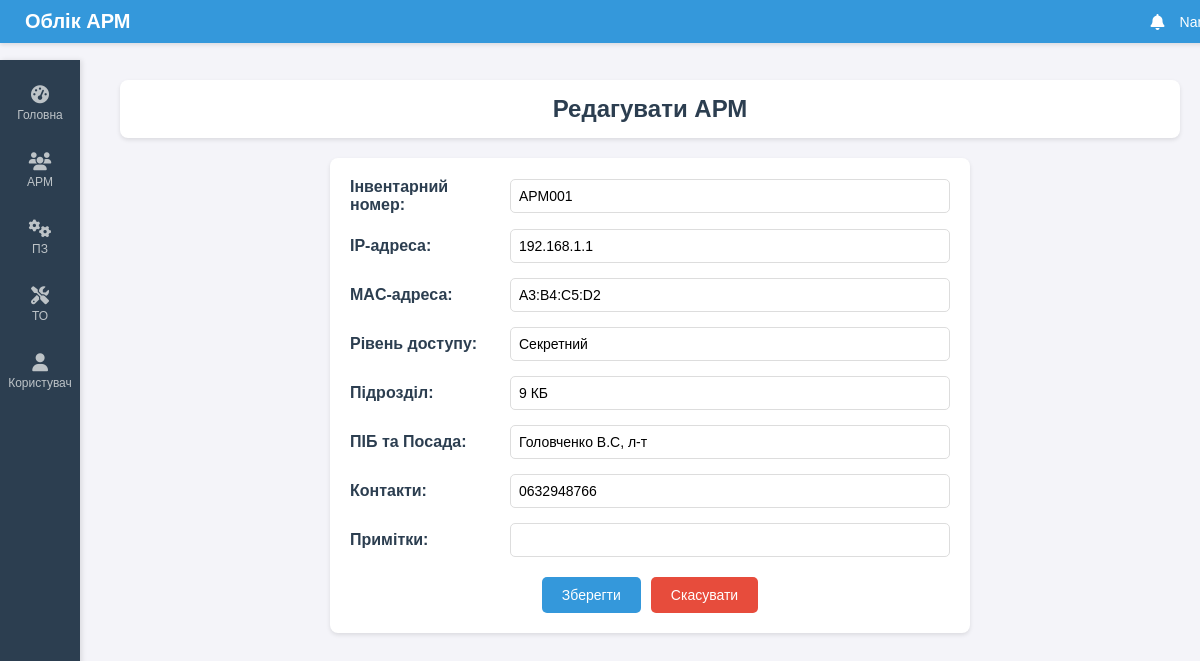
Page /edit/1 on the earlier database version.
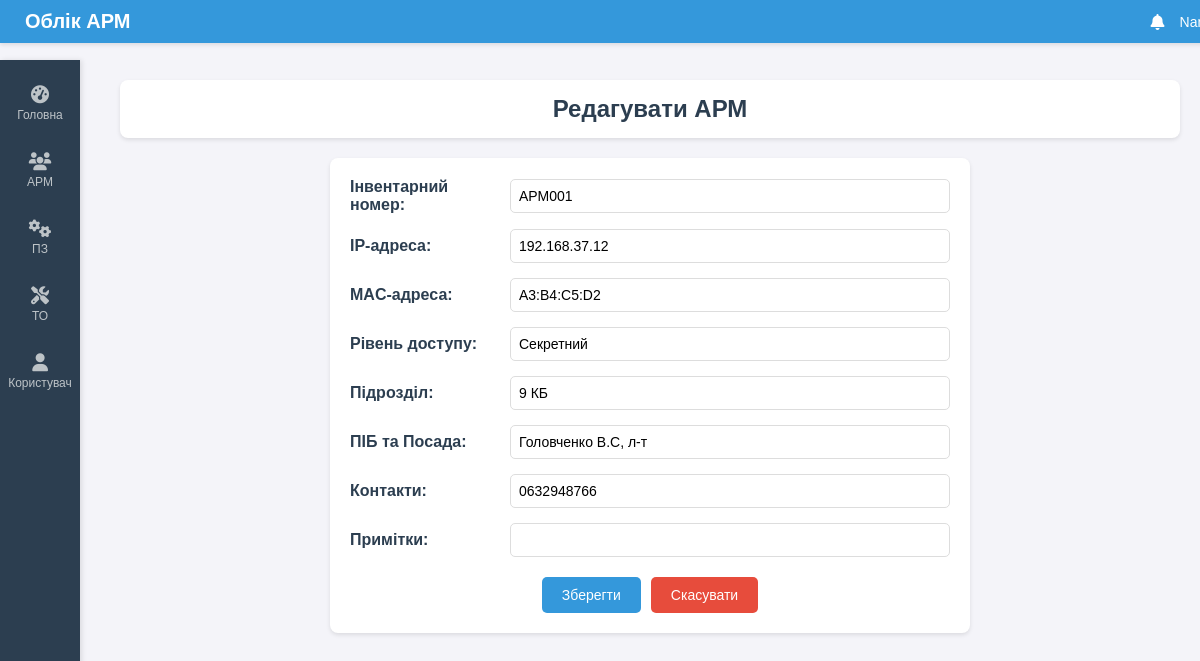
Same page on the later database version.
### tables this page shows
CREATE TABLE workplaces (
            inventory_number TEXT,
            ip_address TEXT,
            mac_address TEXT,
            access_level TEXT,
            unit TEXT,
            person TEXT,
            contacts TEXT,
            notes TEXT,
            location TEXT
        );

### routes.py (the view, shortened to what this page needs)
@main_bp.route('/edit/<int:rowid>', methods=['GET', 'POST'])
def edit_workplace(rowid):
    try:
        workplace = get_workplace_by_id(rowid)
        if not workplace:
            return "АРМ не знайдено", 404
        return render_template('edit.html', workplace=workplace, rowid=rowid)
    except Exception as e:
        return f"Помилка: {e}", 500

### db.py (called while the page is built)
def get_db_connection():
    try:
        conn = sqlite3.connect('workplaces.db')
        conn.row_factory = sqlite3.Row
        return conn
    except sqlite3.Error as e:
        raise Exception(f"Помилка підключення до бази даних: {e}")

def get_workplace_by_id(rowid):
    conn = get_db_connection()
    try:
        cursor = conn.cursor()
        cursor.execute('SELECT * FROM workplaces WHERE rowid = ?', (rowid,))
        return cursor.fetchone()
    except sqlite3.Error as e:
        raise Exception(f"Помилка отримання АРМ за ID {rowid}: {e}")
    finally:
        conn.close()

### templates/edit.html (shortened to what this page needs)
{% extends "base.html" %}
{% block content %}
    <div class="header">
        <h1>Редагувати АРМ</h1>
    </div>
    <div class="form-container">
        <form method="POST" action="/edit/{{ rowid }}">
            <div class="form-group">
                <label for="inventory_number">Інвентарний номер:</label>
                <input type="text" id="inventory_number" name="inventory_number" value="{{ workplace['inventory_number'] }}" readonly>
            </div>
            <div class="form-group">
                <label for="ip_address">IP-адреса:</label>
                <input type="text" id="ip_address" name="ip_address" value="{{ workplace['ip_address'] }}" required>
            </div>
            <div class="form-group">
                <label for="mac_address">MAC-адреса:</label>
                <input type="text" id="mac_address" name="mac_address" value="{{ workplace['mac_address'] }}" required>
            </div>
            <div class="form-group">
                <label for="access_level">Рівень доступу:</label>
                <input type="text" id="access_level" name="access_level" value="{{ workplace['access_level'] }}" required>
            </div>
            <div class="form-group">
                <label for="unit">Підрозділ:</label>
                <input type="text" id="unit" name="unit" value="{{ workplace['unit'] }}" required>
            </div>
            <div class="form-group">
                <label for="person">ПІБ та Посада:</label>
                <input type="text" id="person" name="person" value="{{ workplace['person'] }}" required>
            </div>
            <div class="form-group">
                <label for="contacts">Контакти:</label>
                <input type="text" id="contacts" name="contacts" value="{{ workplace['contacts'] }}" required>
            </div>
            <div class="form-group">
                <label for="notes">Примітки:</label>
                <input type="text" id="notes" name="notes" value="{{ workplace['notes'] }}">
            </div>
            <div class="form-buttons">
                <button type="submit" class="submit-btn">Зберегти</button>
                <a href="/" class="cancel-btn">Скасувати</a>
            </div>
        </form>
    </div>
{% endblock %}

### templates/base.html (shortened to what this page needs)
<!DOCTYPE html>
<html lang="uk">
<head>
    <link rel="stylesheet" href="{{ url_for('static', filename='styles.css') }}">
    <link rel="stylesheet" href="https://cdnjs.cloudflare.com/ajax/libs/font-awesome/6.4.0/css/all.min.css">
</head>
<body>
    <div class="top-bar">
        <div class="top-bar-left"><span>Облік АРМ</span></div>
        <div class="top-bar-right">
            <i class="fas fa-bell"></i>
            <span class="user-name">Nandy</span>
        </div>
    </div>
    <div class="container">
        {% include 'navbar.html' %}
        <div class="main-content">
            {% block content %}{% endblock %}
        </div>
    </div>
</body>
</html>

### templates/navbar.html
<div class="sidebar">
    <a href="/"><i class="fas fa-tachometer-alt"></i> <span>Головна</span></a>
    <a href="/add"><i class="fas fa-users"></i> <span>АРМ</span></a>
    <a href="/software"><i class="fas fa-cogs"></i> <span>ПЗ</span></a>
    <a href="/maintenance"><i class="fas fa-tools"></i> <span>ТО</span></a>
    <a href="/users"><i class="fas fa-user"></i> <span>Користувач</span></a>
</div>

### static/styles.css (style rules this page uses)
body { font-family: 'Arial', sans-serif; background-color: #f4f4f9; color: #333; margin: 0; padding: 0; }
.top-bar { display: flex; justify-content: space-between; align-items: center; background-color: #3498db; color: #fff; padding: 10px 20px; box-shadow: 0 2px 4px rgba(0,0,0,0.1); position: fixed; width: 100%; top: 0; z-index: 1000; }
.top-bar-left { font-size: 20px; font-weight: bold; }
.top-bar-left span { margin-left: 5px; }
.top-bar-right { display: flex; align-items: center; gap: 15px; }
.top-bar-right i { font-size: 16px; }
.user-name { font-size: 14px; }
.container { display: flex; margin-top: 60px; min-height: calc(100vh - 60px); }
.sidebar { width: 80px; background-color: #2c3e50; color: #fff; padding: 10px 0; position: fixed; height: 100%; box-shadow: 2px 0 5px rgba(0,0,0,0.1); display: flex; flex-direction: column; align-items: center; }
.sidebar a { display: flex; flex-direction: column; align-items: center; color: #bdc3c7; text-decoration: none; padding: 15px 0; width: 100%; text-align: center; font-size: 12px; position: relative; }
.sidebar a i { margin-bottom: 5px; font-size: 18px; }
.sidebar a span { display: block; white-space: nowrap; }
.main-content { margin-left: 100px; padding: 20px; flex-grow: 1; }
.header { background-color: #fff; padding: 15px; border-radius: 8px; box-shadow: 0 2px 4px rgba(0,0,0,0.1); margin-bottom: 20px; text-align: center; }
h1 { margin: 0; font-size: 24px; color: #2c3e50; }
a { color: #2980b9; text-decoration: none; font-size: 12px; }
.form-container { max-width: 600px; margin: 0 auto; background-color: #fff; padding: 20px; border-radius: 8px; box-shadow: 0 2px 4px rgba(0,0,0,0.1); }
.form-group { display: flex; align-items: center; margin-bottom: 15px; }
.form-group label { width: 150px; font-weight: bold; color: #2c3e50; margin-right: 10px; }
.form-group input { flex: 1; padding: 8px; border: 1px solid #ddd; border-radius: 5px; font-size: 14px; }
.form-buttons { display: flex; justify-content: center; gap: 10px; margin-top: 20px; }
.submit-btn { padding: 10px 20px; background-color: #3498db; color: #fff; border: none; border-radius: 5px; cursor: pointer; font-size: 14px; }
.cancel-btn { padding: 10px 20px; background-color: #e74c3c; color: #fff; border: none; border-radius: 5px; text-decoration: none; font-size: 14px; text-align: center; }

Differences in the rows shown:
changed workplaces "АРМ001": ip_address "192.168.1.1" → "192.168.37.12"
